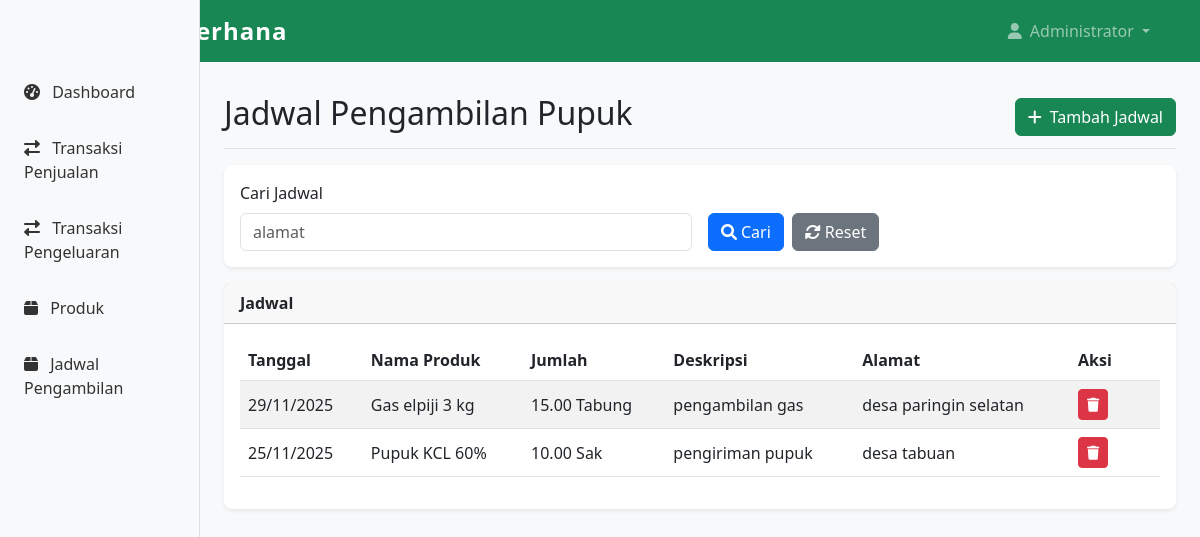
Page /jadwalkaryawan.php (signed in) on the committed database.
### tables this page shows
CREATE TABLE `jadwal_pengambilan` (
  `id` int NOT NULL,
  `tanggal` date NOT NULL,
  `produk_id` int NOT NULL,
  `jumlah` decimal(12,2) NOT NULL,
  `satuan` varchar(20) NOT NULL DEFAULT 'KG',
  `deskripsi` varchar(255) DEFAULT NULL,
  `alamat` varchar(255) NOT NULL,
  `created_at` timestamp NULL DEFAULT CURRENT_TIMESTAMP
);

CREATE TABLE `produk` (
  `id` int NOT NULL,
  `kode_produk` varchar(20) NOT NULL,
  `nama_produk` varchar(100) NOT NULL,
  `deskripsi` text,
  `kategori_id` int DEFAULT NULL,
  `harga_beli` decimal(10,2) NOT NULL,
  `harga_jual` decimal(10,2) NOT NULL,
  `stok` int DEFAULT '0',
  `satuan` varchar(20) DEFAULT 'kg',
  `status` enum('aktif','nonaktif') DEFAULT 'aktif'
);

### jadwalkaryawan.php (the view, shortened to what this page needs)
<?php
$database = new Database();
$db = $database->getConnection();
$alamat = isset($_GET['alamat']) ? trim($_GET['alamat']) : '';
$params = [];
$where = '';
$query = "SELECT j.*, p.nama_produk
          FROM jadwal_pengambilan j
          LEFT JOIN produk p ON j.produk_id = p.id
          $where
          ORDER BY j.tanggal DESC, j.id DESC";
$stmt = $db->prepare($query);
$stmt->execute($params);
$jadwal_list = $stmt->fetchAll(PDO::FETCH_ASSOC);
?>
<!DOCTYPE html>
<html lang="id">
<head>
    <link href="https://cdn.jsdelivr.net/npm/bootstrap@5.3.0/dist/css/bootstrap.min.css" rel="stylesheet">
    <link href="https://cdnjs.cloudflare.com/ajax/libs/font-awesome/6.0.0/css/all.min.css" rel="stylesheet">
</head>
<body>
<nav class="navbar navbar-expand-lg navbar-dark bg-success">
    <div class="container">
        <a class="navbar-brand" href="dashboard.php">
            Toko Sederhana
        </a>
        <div class="collapse navbar-collapse" id="navbarNav">
            <ul class="navbar-nav ms-auto">
                <li class="nav-item dropdown">
                    <a class="nav-link dropdown-toggle" href="#" role="button" data-bs-toggle="dropdown">
                        <i class="fas fa-user me-1"></i>
                        <?php echo $_SESSION['nama_lengkap']; ?>
                    </a>
                </li>
            </ul>
        </div>
    </div>
</nav>
<div class="container-fluid">
    <div class="row">
            <nav class="col-md-3 col-lg-2 d-md-block bg-light sidebar">
                <div class="position-sticky pt-3">
                    <ul class="nav flex-column">
                        <li class="nav-item">
                            <a class="nav-link" href="dashboardkaryawan.php">
                                <i class="fas fa-tachometer-alt me-2"></i>
                                Dashboard
                            </a>
                        </li>
                        <li class="nav-item">
                            <a class="nav-link" href="Penjualankaryawan.php">
                                <i class="fas fa-exchange-alt me-2"></i>
                                Transaksi Penjualan
                            </a>
                        </li>
                        <li class="nav-item">
                            <a class="nav-link" href="Pengeluarankaryawan.php">
                                <i class="fas fa-exchange-alt me-2"></i>
                                Transaksi Pengeluaran
                            </a>
                        </li>
                        <li class="nav-item">
                            <a class="nav-link" href="produkkaryawan.php">
                                <i class="fas fa-box me-2"></i>
                                Produk
                            </a>
                        </li>
                        <li class="nav-item">
                            <a class="nav-link" href="jadwalkaryawan.php">
                                <i class="fas fa-box me-2"></i>
                                Jadwal Pengambilan
                            </a>
                        </li>
                    </ul>
                </div>
            </nav>
        <main class="col-md-9 ms-sm-auto col-lg-10 px-md-4">
            <div class="d-flex justify-content-between flex-wrap flex-md-nowrap align-items-center pt-3 pb-2 mb-3 border-bottom">
                <h1 class="h2">Jadwal Pengambilan Pupuk</h1>
                            <a href="jadwalkartambah.php" type="button" class="btn btn-success">
                            <i class="fas fa-plus me-2"></i>Tambah Jadwal
                        </a>
            </div>
            <div class="card mb-3">
                <div class="card-body">
                    <form class="row g-3" method="GET">
                        <div class="col-md-6">
                            <label class="form-label">Cari Jadwal</label>
                            <input type="text" class="form-control" name="alamat" placeholder="alamat" value="<?php echo $alamat; ?>">
                        </div>
                        <div class="col-md-6 d-flex align-items-end">
                            <button class="btn btn-primary me-2" type="submit"><i class="fas fa-search me-1"></i>Cari</button>
                            <a href="jadwalkaryawan.php" class="btn btn-secondary"><i class="fas fa-rotate me-1"></i>Reset</a>
                        </div>
                    </form>
                </div>
            </div>
            <div class="card">
                <div class="card-header"><strong>Jadwal</strong></div>
                <div class="card-body">
                    <div class="table-responsive">
                        <table class="table table-striped align-middle">
                            <thead>
                                <tr>
                                    <th>Tanggal</th>
                                    <th>Nama Produk</th>
                                    <th>Jumlah</th>
                                    <th>Deskripsi</th>
                                    <th>Alamat</th>
                                    <th width="90">Aksi</th>
                                </tr>
                            </thead>
                            <tbody>
                                <?php if (empty($jadwal_list)): ?>
                                    <tr><td colspan="6" class="text-center text-muted">Belum ada jadwal</td></tr>
                                <?php else: foreach ($jadwal_list as $row): ?>
                                    <tr>
                                        <td><?php echo date('d/m/Y', strtotime($row['tanggal'])); ?></td>
                                        <td><?php echo $row['nama_produk']; ?></td>
                                        <td><?php echo $row['jumlah'] . ' ' . $row['satuan']; ?></td>
                                        <td><?php echo $row['deskripsi']; ?></td>
                                        <td><?php echo $row['alamat']; ?></td>
                                        <td>
                                            <a href="jadwalhapus.php?delete=<?php echo $row['id']; ?>" class="btn btn-sm btn-danger" onclick="return confirm('Hapus jadwal ini?')"><i class="fas fa-trash"></i></a>
                                        </td>
                                    </tr>
                                <?php endforeach; endif; ?>
                            </tbody>
                        </table>
                    </div>
                </div>
            </div>
        </main>
    </div>
</div>
</body>
</html>

### jadwalkaryawan.php (style rules this page uses)
body { font-family: 'Segoe UI', Tahoma, Geneva, Verdana, sans-serif; background-color: #f8f9fa; }
.sidebar { position: fixed; top: 0; bottom: 0; left: 0; z-index: 100; width: 200px; min-width: 200px; max-width: 220px; padding: 48px 0 0; box-shadow: inset -1px 0 0 rgba(0, 0, 0, .1); background-color: #f8f9fa; }
.sidebar .nav-link { font-weight: 500; color: #333; padding: 0.75rem 1rem; border-radius: 0.375rem; margin: 0.25rem 0.5rem; transition: all 0.3s ease; }
@media (min-width: 768px) { main { margin-left: 200px; } }
main { margin-top: 56px; padding-top: 1rem; }
.navbar-brand { font-size: 1.5rem; font-weight: bold; letter-spacing: 1px; }
.card { border: none; border-radius: 0.5rem; box-shadow: 0 0.125rem 0.25rem rgba(0, 0, 0, 0.075); }

### rows in the picture
jadwal_pengambilan: tanggal "29/11/2025", produk.nama_produk "Gas elpiji 3 kg", jumlah "15.00", satuan "Tabung", deskripsi "pengambilan gas", alamat "desa paringin selatan"
jadwal_pengambilan: tanggal "25/11/2025", produk.nama_produk "Pupuk KCL 60%", jumlah "10.00", satuan "Sak", deskripsi "pengiriman pupuk", alamat "desa tabuan"

### other values in the picture
$_SESSION['nama_lengkap'] "Administrator"
